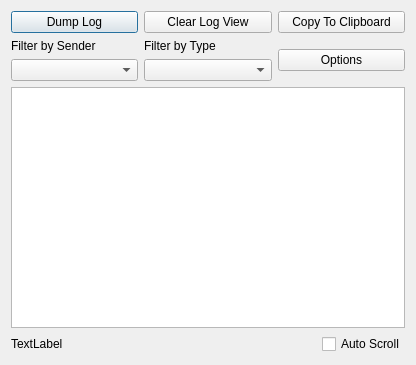
<?xml version="1.0" encoding="UTF-8"?>
<ui version="4.0">
 <class>LogViewer</class>
 <widget class="QDialog" name="LogViewer">
  <property name="geometry">
   <rect>
    <x>0</x>
    <y>0</y>
    <width>416</width>
    <height>365</height>
   </rect>
  </property>
  <property name="windowTitle">
   <string>Log Viewer</string>
  </property>
  <property name="windowIcon">
   <iconset resource="icons.qrc">
    <normaloff>:/Toolbar/Log.ico</normaloff>:/Toolbar/Log.ico</iconset>
  </property>
  <property name="locale">
   <locale language="English" country="UnitedStates"/>
  </property>
  <layout class="QVBoxLayout" name="verticalLayout_3">
   <item>
    <layout class="QGridLayout" name="gridLayout">
     <item row="0" column="0">
      <widget class="QPushButton" name="buttoDumpLog">
       <property name="text">
        <string>Dump Log</string>
       </property>
      </widget>
     </item>
     <item row="0" column="1">
      <widget class="QPushButton" name="buttonClearLog">
       <property name="text">
        <string>Clear Log View</string>
       </property>
      </widget>
     </item>
     <item row="0" column="2">
      <widget class="QPushButton" name="buttonCopyLog">
       <property name="text">
        <string>Copy To Clipboard</string>
       </property>
      </widget>
     </item>
     <item row="1" column="1">
      <layout class="QVBoxLayout" name="verticalLayout_2">
       <item>
        <widget class="QLabel" name="label_2">
         <property name="text">
          <string>Filter by Type</string>
         </property>
        </widget>
       </item>
       <item>
        <widget class="QComboBox" name="comboBoxFilterType"/>
       </item>
      </layout>
     </item>
     <item row="1" column="0">
      <layout class="QVBoxLayout" name="verticalLayout">
       <item>
        <widget class="QLabel" name="label">
         <property name="text">
          <string>Filter by Sender</string>
         </property>
        </widget>
       </item>
       <item>
        <widget class="QComboBox" name="comboBoxFilterSender"/>
       </item>
      </layout>
     </item>
     <item row="1" column="2">
      <widget class="QPushButton" name="buttonOptions">
       <property name="text">
        <string>Options</string>
       </property>
      </widget>
     </item>
    </layout>
   </item>
   <item>
    <widget class="LogTableView" name="tableLogView"/>
   </item>
   <item>
    <layout class="QHBoxLayout" name="horizontalLayout_2">
     <item>
      <widget class="QLabel" name="labelItems">
       <property name="text">
        <string>TextLabel</string>
       </property>
      </widget>
     </item>
     <item>
      <spacer name="horizontalSpacer">
       <property name="orientation">
        <enum>Qt::Horizontal</enum>
       </property>
       <property name="sizeHint" stdset="0">
        <size>
         <width>40</width>
         <height>20</height>
        </size>
       </property>
      </spacer>
     </item>
     <item>
      <widget class="QCheckBox" name="checkBoxAutoScroll">
       <property name="text">
        <string>Auto Scroll</string>
       </property>
      </widget>
     </item>
    </layout>
   </item>
  </layout>
 </widget>
 <customwidgets>
  <customwidget>
   <class>LogTableView</class>
   <extends>QTableView</extends>
   <header>logtableview.h</header>
  </customwidget>
 </customwidgets>
 <tabstops>
  <tabstop>buttoDumpLog</tabstop>
  <tabstop>buttonCopyLog</tabstop>
  <tabstop>buttonClearLog</tabstop>
 </tabstops>
 <resources>
  <include location="icons.qrc"/>
 </resources>
 <connections/>
</ui>
